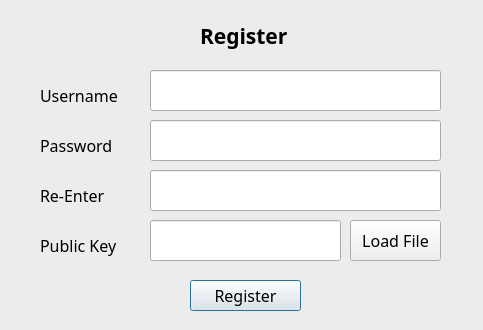
<?xml version="1.0" encoding="UTF-8"?>
<ui version="4.0">
 <class>Dialog</class>
 <widget class="QDialog" name="Dialog">
  <property name="geometry">
   <rect>
    <x>0</x>
    <y>0</y>
    <width>483</width>
    <height>330</height>
   </rect>
  </property>
  <property name="windowTitle">
   <string>Dialog</string>
  </property>
  <widget class="QGroupBox" name="groupBox">
   <property name="geometry">
    <rect>
     <x>-20</x>
     <y>-60</y>
     <width>511</width>
     <height>411</height>
    </rect>
   </property>
   <property name="font">
    <font>
     <family>mononoki Nerd Font</family>
     <pointsize>12</pointsize>
    </font>
   </property>
   <property name="title">
    <string/>
   </property>
   <widget class="QLabel" name="label_2">
    <property name="geometry">
     <rect>
      <x>60</x>
      <y>190</y>
      <width>91</width>
      <height>31</height>
     </rect>
    </property>
    <property name="text">
     <string>Password</string>
    </property>
   </widget>
   <widget class="QLineEdit" name="password">
    <property name="geometry">
     <rect>
      <x>170</x>
      <y>180</y>
      <width>291</width>
      <height>41</height>
     </rect>
    </property>
   </widget>
   <widget class="QLabel" name="label">
    <property name="geometry">
     <rect>
      <x>60</x>
      <y>140</y>
      <width>91</width>
      <height>31</height>
     </rect>
    </property>
    <property name="text">
     <string>Username</string>
    </property>
   </widget>
   <widget class="QLabel" name="label_3">
    <property name="geometry">
     <rect>
      <x>220</x>
      <y>80</y>
      <width>101</width>
      <height>31</height>
     </rect>
    </property>
    <property name="font">
     <font>
      <family>mononoki Nerd Font</family>
      <pointsize>16</pointsize>
      <weight>75</weight>
      <italic>false</italic>
      <bold>true</bold>
     </font>
    </property>
    <property name="text">
     <string>Register</string>
    </property>
   </widget>
   <widget class="QLineEdit" name="username">
    <property name="geometry">
     <rect>
      <x>170</x>
      <y>130</y>
      <width>291</width>
      <height>41</height>
     </rect>
    </property>
   </widget>
   <widget class="QPushButton" name="register_btn">
    <property name="geometry">
     <rect>
      <x>210</x>
      <y>340</y>
      <width>111</width>
      <height>31</height>
     </rect>
    </property>
    <property name="text">
     <string>Register</string>
    </property>
   </widget>
   <widget class="QLineEdit" name="publickey_file">
    <property name="geometry">
     <rect>
      <x>170</x>
      <y>280</y>
      <width>191</width>
      <height>41</height>
     </rect>
    </property>
   </widget>
   <widget class="QLabel" name="label_4">
    <property name="geometry">
     <rect>
      <x>60</x>
      <y>290</y>
      <width>101</width>
      <height>31</height>
     </rect>
    </property>
    <property name="text">
     <string>Public Key</string>
    </property>
   </widget>
   <widget class="QPushButton" name="load_key_btn">
    <property name="geometry">
     <rect>
      <x>370</x>
      <y>280</y>
      <width>91</width>
      <height>41</height>
     </rect>
    </property>
    <property name="text">
     <string>Load File</string>
    </property>
   </widget>
   <widget class="QLineEdit" name="password_again">
    <property name="geometry">
     <rect>
      <x>170</x>
      <y>230</y>
      <width>291</width>
      <height>41</height>
     </rect>
    </property>
   </widget>
   <widget class="QLabel" name="label_5">
    <property name="geometry">
     <rect>
      <x>60</x>
      <y>240</y>
      <width>91</width>
      <height>31</height>
     </rect>
    </property>
    <property name="text">
     <string>Re-Enter</string>
    </property>
   </widget>
  </widget>
 </widget>
 <resources/>
 <connections/>
</ui>
